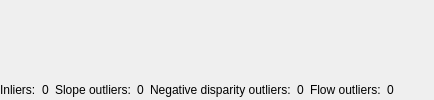
  <widget class="QDockWidget" name="dockWidget_stereoView">
   <property name="windowTitle">
    <string>Stereo view</string>
   </property>
   <attribute name="dockWidgetArea">
    <number>4</number>
   </attribute>
   <widget class="QWidget" name="dockWidgetContents_5">
    <layout class="QVBoxLayout" name="verticalLayout_11" stretch="1,0">
     <property name="spacing">
      <number>0</number>
     </property>
     <property name="margin">
      <number>0</number>
     </property>
     <item>
      <layout class="QHBoxLayout" name="horizontalLayout_9" stretch="1,1">
       <item>
        <widget class="rtabmap::ImageView" name="graphicsView_stereo" native="true"/>
       </item>
       <item>
        <widget class="rtabmap::CloudViewer" name="stereoViewer" native="true"/>
       </item>
      </layout>
     </item>
     <item>
      <layout class="QHBoxLayout" name="horizontalLayout_6">
       <property name="spacing">
        <number>6</number>
       </property>
       <item>
        <widget class="QLabel" name="label_stereo_inliers_name">
         <property name="text">
          <string>Inliers:</string>
         </property>
         <property name="textFormat">
          <enum>Qt::RichText</enum>
         </property>
        </widget>
       </item>
       <item>
        <widget class="QLabel" name="label_stereo_inliers">
         <property name="text">
          <string>0</string>
         </property>
        </widget>
       </item>
       <item>
        <widget class="QLabel" name="label_stereo_slopeOutliers_name">
         <property name="text">
          <string>Slope outliers:</string>
         </property>
         <property name="textFormat">
          <enum>Qt::RichText</enum>
         </property>
        </widget>
       </item>
       <item>
        <widget class="QLabel" name="label_stereo_slopeOutliers">
         <property name="text">
          <string>0</string>
         </property>
        </widget>
       </item>
       <item>
        <widget class="QLabel" name="label_stereo_disparityOutliers_name">
         <property name="text">
          <string>Negative disparity outliers:</string>
         </property>
         <property name="textFormat">
          <enum>Qt::RichText</enum>
         </property>
        </widget>
       </item>
       <item>
        <widget class="QLabel" name="label_stereo_disparityOutliers">
         <property name="text">
          <string>0</string>
         </property>
        </widget>
       </item>
       <item>
        <widget class="QLabel" name="label_stereo_flowOutliers_name">
         <property name="text">
          <string>Flow outliers:</string>
         </property>
         <property name="textFormat">
          <enum>Qt::RichText</enum>
         </property>
        </widget>
       </item>
       <item>
        <widget class="QLabel" name="label_stereo_flowOutliers">
         <property name="text">
          <string>0</string>
         </property>
        </widget>
       </item>
       <item>
        <spacer name="horizontalSpacer_2">
         <property name="orientation">
          <enum>Qt::Horizontal</enum>
         </property>
         <property name="sizeHint" stdset="0">
          <size>
           <width>40</width>
           <height>20</height>
          </size>
         </property>
        </spacer>
       </item>
      </layout>
     </item>
    </layout>
   </widget>
  </widget>
